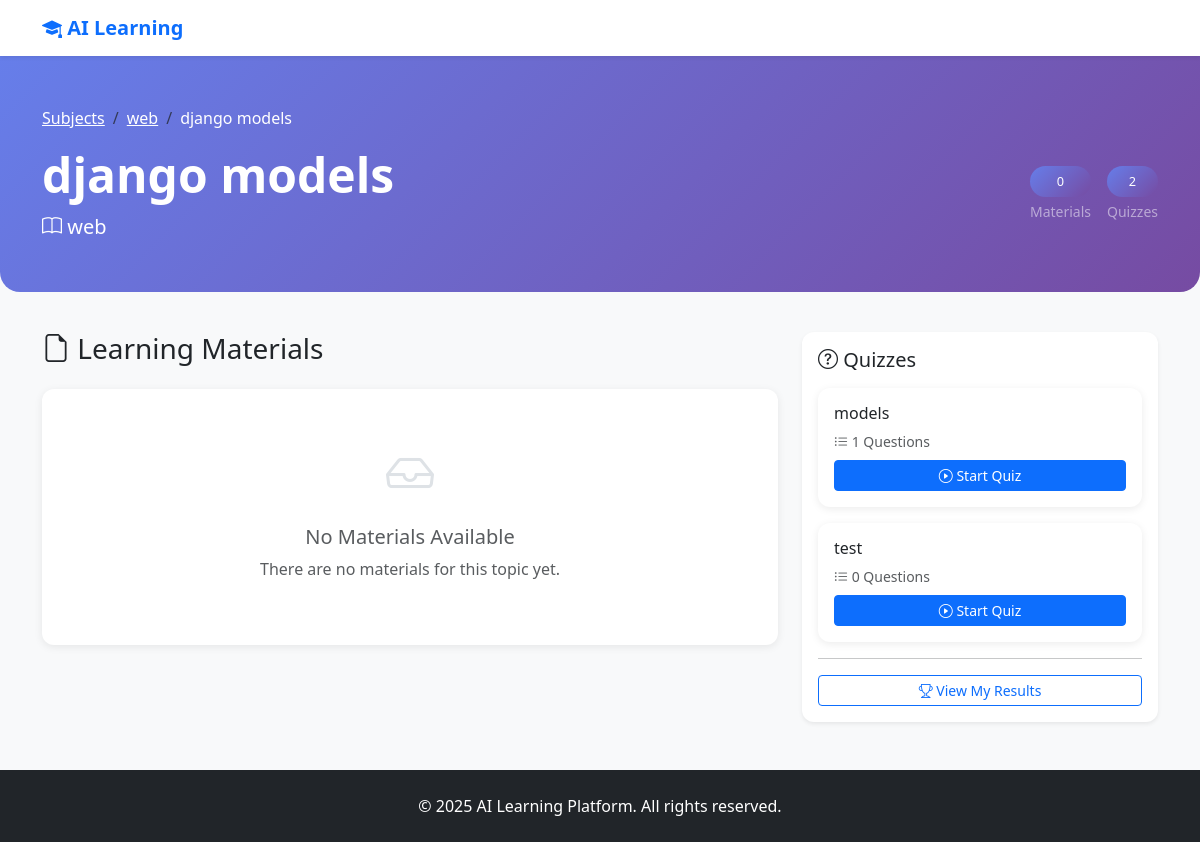
The page /topics/1/materials/ on the database its author committed.
### ai/models.py (models this page shows, shortened)
class Topic(models.Model):
    subject = models.ForeignKey(Subject, on_delete=models.CASCADE)
    title = models.CharField(max_length=150)
    visible = models.BooleanField(default=True)

class Subject(models.Model):
    name = models.CharField(max_length=100)
    image = models.ImageField(upload_to='subjects/', blank=True)
    description = models.TextField(blank=True)
    visible = models.BooleanField(default=True)

class Quiz(models.Model):
    topic = models.ForeignKey(Topic, on_delete=models.CASCADE)
    title = models.CharField(max_length=100)
    visible = models.BooleanField(default=True)

### ai/views.py (the view)
# urls.py: path('topics/<int:topic_id>/materials/', views.material_list, name='material_list'),
def material_list(request, topic_id):
    topic = get_object_or_404(Topic, id=topic_id)
    materials = Material.objects.filter(topic=topic, visible=True)
    quizzes = Quiz.objects.filter(topic=topic, visible=True)
    stats = {
        'total_materials': materials.count(),
        'total_quizzes': quizzes.count(),
    }
    return render(request, 'material_list.html', {
        'topic': topic,
        'materials': materials,
        'quizzes': quizzes,
        'stats': stats
    })

### ai/templates/material_list.html (shortened to what this page needs)
<!DOCTYPE html>
<html lang="en">
<head>
    <link href="https://cdn.jsdelivr.net/npm/bootstrap@5.3.0/dist/css/bootstrap.min.css" rel="stylesheet">
    <link rel="stylesheet" href="https://cdn.jsdelivr.net/npm/bootstrap-icons@1.11.0/font/bootstrap-icons.css">
</head>
<body style="background-color: #f8f9fa;">
    <nav class="navbar navbar-expand-lg navbar-light bg-white sticky-top shadow-sm">
        <div class="container">
            <a class="navbar-brand fw-bold text-primary" href="{% url 'subject_list' %}">
                <i class="bi bi-mortarboard-fill"></i> AI Learning
            </a>
        </div>
    </nav>
    <header class="hero-section">
        <div class="container">
            <nav aria-label="breadcrumb" class="mb-3">
                <ol class="breadcrumb text-white-50">
                    <li class="breadcrumb-item"><a href="{% url 'subject_list' %}" class="text-white">Subjects</a></li>
                    <li class="breadcrumb-item"><a href="{% url 'topic_list' topic.subject.id %}" class="text-white">{{ topic.subject.name }}</a></li>
                    <li class="breadcrumb-item active text-white" aria-current="page">{{ topic.title }}</li>
                </ol>
            </nav>
            <div class="row align-items-center">
                <div class="col-md-8">
                    <h1 class="display-5 fw-bold mb-2">{{ topic.title }}</h1>
                    <p class="lead mb-0">
                        <i class="bi bi-book"></i> {{ topic.subject.name }}
                    </p>
                </div>
                <div class="col-md-4 text-md-end">
                    <div class="d-flex gap-3 justify-content-md-end justify-content-start mt-3 mt-md-0">
                        <div class="text-center">
                            <div class="stat-badge">{{ stats.total_materials }}</div>
                            <small class="d-block mt-1 text-white-50">Materials</small>
                        </div>
                        <div class="text-center">
                            <div class="stat-badge">{{ stats.total_quizzes }}</div>
                            <small class="d-block mt-1 text-white-50">Quizzes</small>
                        </div>
                    </div>
                </div>
            </div>
        </div>
    </header>
    <main class="container">
        <div class="row">
            <div class="col-lg-8">
                <div class="d-flex justify-content-between align-items-center mb-4">
                    <h3 class="mb-0"><i class="bi bi-file-earmark"></i> Learning Materials</h3>
                </div>
                {% if materials %}
                    {% for material in materials %}
                        <div class="card material-card">
                            <div class="card-body">
                                <div class="d-flex align-items-center gap-3">
                                    <div class="file-icon {% if material.file.name|lower|slice:'-4:' == '.pdf' %}pdf{% elif material.file.name|lower|slice:'-4:' in '.jpg,.jpeg,.png,.gif' %}image{% else %}default{% endif %}">
                                        {% if material.file.name|lower|slice:'-4:' == '.pdf' %}
                                            <i class="bi bi-file-earmark-pdf"></i>
                                        {% elif material.file.name|lower|slice:'-4:' in '.jpg,.jpeg,.png,.gif' %}
                                            <i class="bi bi-file-earmark-image"></i>
                                        {% else %}
                                            <i class="bi bi-file-earmark"></i>
                                        {% endif %}
                                    </div>
                                    <div class="flex-grow-1">
                                        <h5 class="card-title mb-1">{{ material.file.name|slice:"20:" }}</h5>
                                        <p class="card-text text-muted small mb-2">
                                            <i class="bi bi-clock"></i> Uploaded {{ material.uploaded_at|timesince }} ago
                                        </p>
                                        <div class="d-flex gap-2">
                                            <a class="btn btn-primary btn-sm" href="{{ material.file.url }}" target="_blank">
                                                <i class="bi bi-eye"></i> View
                                            </a>
                                            <a class="btn btn-outline-primary btn-sm" href="{{ material.file.url }}" download>
                                                <i class="bi bi-download"></i> Download
                                            </a>
                                        </div>
                                    </div>
                                </div>
                            </div>
                        </div>
                    {% endfor %}
                {% else %}
                    <div class="card material-card">
                        <div class="card-body text-center py-5">
                            <i class="bi bi-inbox" style="font-size: 3rem; color: #dee2e6;"></i>
                            <h5 class="mt-3 text-muted">No Materials Available</h5>
                            <p class="text-muted">There are no materials for this topic yet.</p>
                        </div>
                    </div>
                {% endif %}
            </div>
            <div class="col-lg-4">
                <div class="card shadow-sm sticky-top" style="top: 20px; border: none; border-radius: 12px;">
                    <div class="card-body">
                        <h5 class="card-title mb-3">
                            <i class="bi bi-question-circle"></i> Quizzes
                        </h5>
                        {% if quizzes %}
                            {% for quiz in quizzes %}
                                <div class="card quiz-card mb-3">
                                    <div class="card-body">
                                        <h6 class="card-title mb-2">{{ quiz.title }}</h6>
                                        <p class="card-text small text-muted mb-2">
                                            <i class="bi bi-list-ul"></i> {{ quiz.question_set.count }} Questions
                                        </p>
                                        <a class="btn btn-primary btn-sm w-100" href="{% url 'quiz_detail' quiz.id %}">
                                            <i class="bi bi-play-circle"></i> Start Quiz
                                        </a>
                                    </div>
                                </div>
                            {% endfor %}
                        {% else %}
                            <p class="text-muted small">No quizzes available for this topic.</p>
                        {% endif %}
                        <hr>
                        <a class="btn btn-outline-primary btn-sm w-100" href="{% url 'quiz_results' %}">
                            <i class="bi bi-trophy"></i> View My Results
                        </a>
                    </div>
                </div>
            </div>
        </div>
    </main>
    <footer class="bg-dark text-white mt-5 py-4">
        <div class="container text-center">
            <p class="mb-0">&copy; 2025 AI Learning Platform. All rights reserved.</p>
        </div>
    </footer>
</body>
</html>

### ai/templates/material_list.html (style rules this page uses)
.hero-section { background: linear-gradient(135deg, #667eea 0%, #764ba2 100%); color: white; padding: 50px 0; margin-bottom: 40px; border-radius: 0 0 20px 20px; }
.material-card { border: none; border-radius: 12px; box-shadow: 0 2px 8px rgba(0,0,0,0.08); transition: transform 0.3s ease, box-shadow 0.3s ease; margin-bottom: 20px; }
.quiz-card { border: none; border-radius: 12px; box-shadow: 0 2px 8px rgba(0,0,0,0.08); margin-bottom: 15px; transition: transform 0.3s ease; }
.stat-badge { background: linear-gradient(135deg, #667eea 0%, #764ba2 100%); color: white; padding: 6px 12px; border-radius: 20px; font-size: 0.8rem; font-weight: 500; }

### rows shown on the page
Topic: subject.name "web", title "django models"
Quiz: title "models", question_set.count "1"
Quiz: title "test", question_set.count "0"

### other values the page prints
{{ stats.total_materials }} "0"
{{ stats.total_quizzes }} "2"
